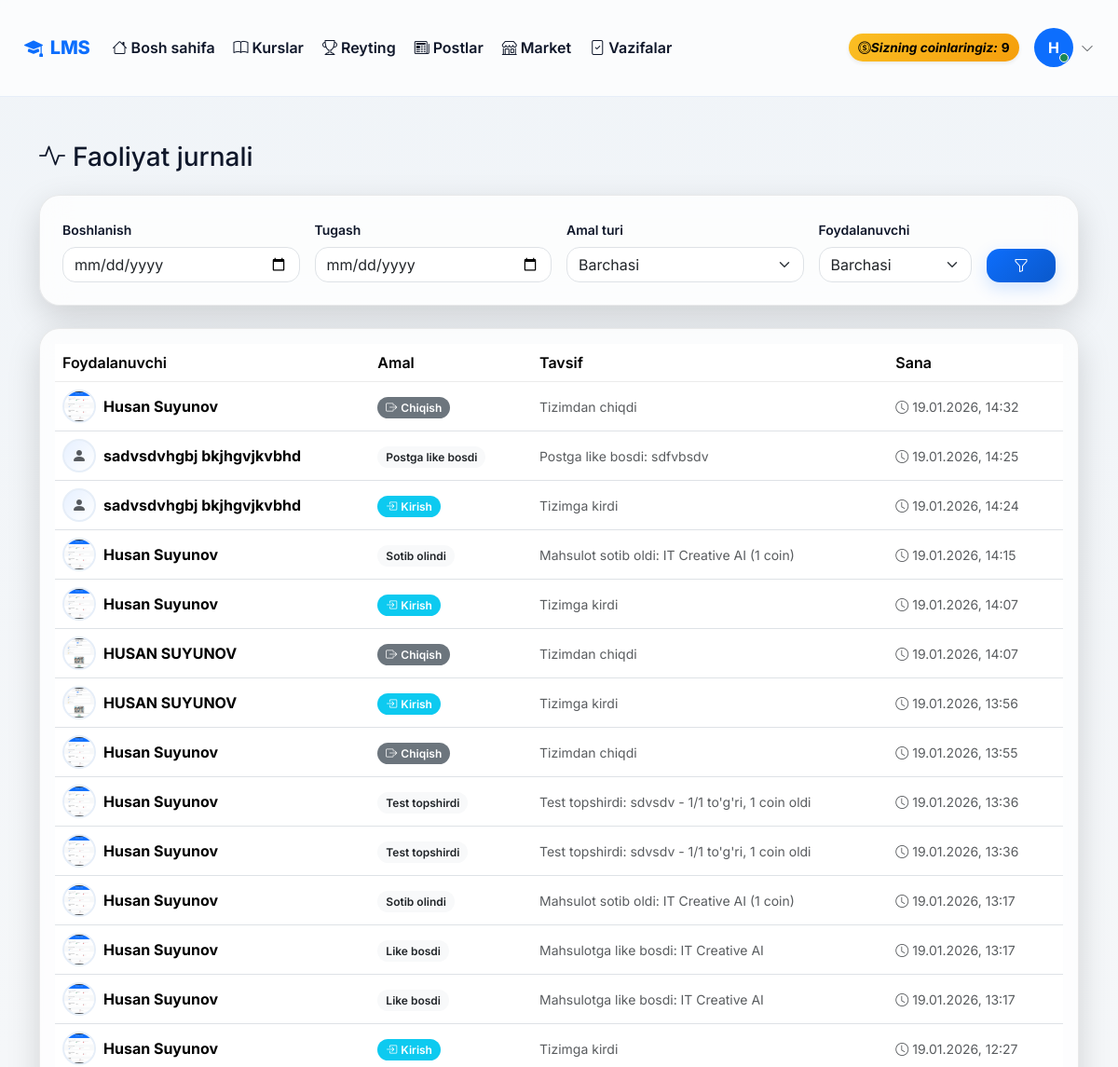
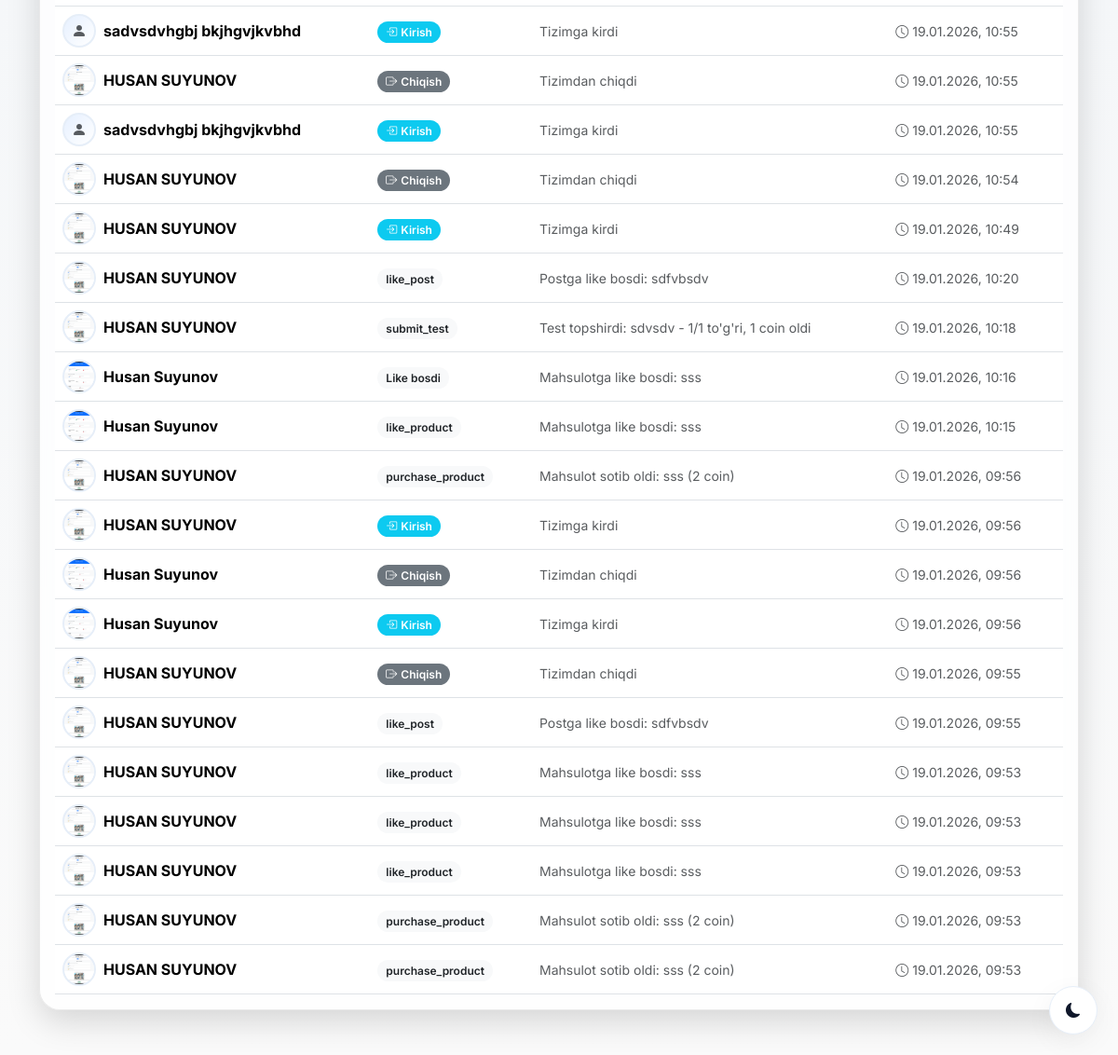
Page /dashboard/activities/ (signed in) on the committed database (2 pictures, top to bottom).
### accounts/models.py (models this page shows, shortened)
class CustomUser(AbstractUser):
    ROLE_CHOICES = (
        ('admin', 'Admin'),
        ('teacher', 'O\'qituvchi'),
        ('student', 'O\'quvchi'),
    )
    first_name = models.CharField(max_length=100, verbose_name="Ism")
    last_name = models.CharField(max_length=100, verbose_name="Familiya")
    phone = models.CharField(max_length=20, unique=True, verbose_name="Telefon raqam")
    role = models.CharField(max_length=20, choices=ROLE_CHOICES, default='student', verbose_name="Rol")
    photo = models.ImageField(upload_to='profiles/', blank=True, null=True, verbose_name="Profil rasmi")
    profession = models.ForeignKey(Profession, on_delete=models.SET_NULL, null=True, blank=True, related_name='students', verbose_name="Yo'nalish")
    is_blocked = models.BooleanField(default=False, verbose_name="Bloklangan")
    last_activity = models.DateTimeField(null=True, blank=True, verbose_name="Oxirgi faollik")
    bio = models.TextField(blank=True, null=True, verbose_name="O'zi haqida")
    coins = models.IntegerField(default=0, verbose_name="Coinlar")
    total_online_time = models.IntegerField(default=0, verbose_name="Jami online vaqt (daqiqa)")
    address = models.CharField(max_length=300, blank=True, null=True, verbose_name="Yashash manzili")
    birth_date = models.DateField(null=True, blank=True, verbose_name="Tug'ilgan kuni")
    id_card = models.FileField(upload_to='documents/id_cards/', blank=True, null=True, verbose_name="ID karta/Pasport")
    birth_certificate = models.FileField(upload_to='documents/birth_certificates/', blank=True, null=True, verbose_name="Tug'ilganlik haqida guvohnoma")
    @property
    def is_admin(self):
        return self.role == 'admin'
    @property
    def is_teacher(self):
        return self.role == 'teacher'
    @property
    def full_name(self):
        return f"{self.first_name} {self.last_name}"
    class Meta:
        verbose_name = "Foydalanuvchi"
        verbose_name_plural = "Foydalanuvchilar"

class ActivityLog(models.Model):
    ACTION_TYPES = (
        ('login', 'Tizimga kirdi'),
        ('logout', 'Tizimdan chiqdi'),
        ('like_post', 'Postga like bosdi'),
        ('comment_post', 'Postga izoh qoldirdi'),
        ('like_product', 'Mahsulotga like bosdi'),
        ('comment_product', 'Mahsulotga izoh qoldirdi'),
        ('submit_homework', 'Vazifa topshirdi'),
        ('homework_graded', 'Vazifasi baholandi'),
        ('submit_test', 'Test topshirdi'),
        ('watch_video', 'Video ko\'rdi'),
        ('enroll_course', 'Kursga yozildi'),
        ('purchase_product', 'Mahsulot sotib oldi'),
        ('earn_coins', 'Coin oldi'),
    )
    user = models.ForeignKey(CustomUser, on_delete=models.CASCADE, related_name='activities')
    action_type = models.CharField(max_length=30, choices=ACTION_TYPES)
    description = models.TextField(verbose_name="Tavsif")
    ip_address = models.GenericIPAddressField(null=True, blank=True)
    created_at = models.DateTimeField(auto_now_add=True)
    class Meta:
        ordering = ['-created_at']
        verbose_name = "Faollik"
        verbose_name_plural = "Faolliklar"

### accounts/views.py (the view)
# urls.py: path('dashboard/activities/', views.admin_activities, name='admin_activities'),
@login_required
def admin_activities(request):
    if not request.user.is_admin:
        return redirect('home')
    activities = ActivityLog.objects.all().select_related('user')
    date_from = request.GET.get('date_from')
    date_to = request.GET.get('date_to')
    action_type = request.GET.get('action_type')
    user_id = request.GET.get('user')
    if date_from:
        from datetime import datetime
        date_from = datetime.strptime(date_from, '%Y-%m-%d')
        activities = activities.filter(created_at__date__gte=date_from)
    if date_to:
        from datetime import datetime
        date_to = datetime.strptime(date_to, '%Y-%m-%d')
        activities = activities.filter(created_at__date__lte=date_to)
    if action_type:
        activities = activities.filter(action_type=action_type)
    if user_id:
        activities = activities.filter(user_id=user_id)
    users = CustomUser.objects.all()
    action_types = ActivityLog.ACTION_TYPES
    return render(request, 'accounts/admin/activities.html', {
        'activities': activities[:500],
        'users': users,
        'action_types': action_types,
    })

### accounts/templates/accounts/admin/activities.html (shortened to what this page needs)
{% extends 'accounts/base.html' %}
{% block content %}
<div class="container my-4 my-md-5">
<div class="d-flex justify-content-between align-items-center mb-4 flex-wrap gap-2">
    <h3 class="m-0">
        <i class="bi bi-activity me-2"></i>Faoliyat jurnali
    </h3>
</div>
<div class="ios-card mb-4">
<div class="p-4">
<form method="get" class="row g-3 align-items-end">
    <div class="col-md-3">
        <label class="form-label small fw-semibold">Boshlanish</label>
        <input type="date" name="date_from"
               class="form-control ios-input"
               value="{{ request.GET.date_from }}">
    </div>
    <div class="col-md-3">
        <label class="form-label small fw-semibold">Tugash</label>
        <input type="date" name="date_to"
               class="form-control ios-input"
               value="{{ request.GET.date_to }}">
    </div>
    <div class="col-md-3">
        <label class="form-label small fw-semibold">Amal turi</label>
        <select name="action_type" class="form-select ios-select">
            <option value="">Barchasi</option>
        </select>
    </div>
    <div class="col-md-2">
        <label class="form-label small fw-semibold">Foydalanuvchi</label>
        <select name="user" class="form-select ios-select">
            <option value="">Barchasi</option>
        </select>
    </div>
    <div class="col-md-1 d-grid">
        <button class="btn btn-primary filter-btn">
            <i class="bi bi-funnel"></i>
        </button>
    </div>
</form>
</div>
</div>
<div class="ios-card">
<div class="p-3">
<div class="table-responsive">
<table class="table align-middle mb-0">
<thead>
<tr>
    <th>Foydalanuvchi</th>
    <th>Amal</th>
    <th>Tavsif</th>
    <th>Sana</th>
</tr>
</thead>
<tbody>
{% for activity in activities %}
<tr>
<td data-label="Foydalanuvchi">
    <div class="d-flex align-items-center gap-2">
        {% if activity.user.photo %}
        <img src="{{ activity.user.photo.url }}" class="avatar">
        {% else %}
        <div class="avatar bg-secondary bg-opacity-25 d-flex align-items-center justify-content-center">
            <i class="bi bi-person-fill text-muted"></i>
        </div>
        {% endif %}
        <strong>{{ activity.user.full_name }}</strong>
    </div>
</td>
<td data-label="Amal">
{% if activity.action_type == 'login' %}
<span class="badge bg-info"><i class="bi bi-box-arrow-in-right me-1"></i>Kirish</span>
{% elif activity.action_type == 'logout' %}
<span class="badge bg-secondary"><i class="bi bi-box-arrow-right me-1"></i>Chiqish</span>
{% elif activity.action_type == 'like' %}
<span class="badge bg-danger"><i class="bi bi-heart-fill me-1"></i>Like</span>
{% elif activity.action_type == 'comment' %}
<span class="badge bg-primary"><i class="bi bi-chat-fill me-1"></i>Izoh</span>
{% elif activity.action_type == 'purchase' %}
<span class="badge bg-success"><i class="bi bi-cart-fill me-1"></i>Xarid</span>
{% elif activity.action_type == 'coin_earned' %}
<span class="badge bg-warning text-dark"><i class="bi bi-coin me-1"></i>Coin</span>
{% elif activity.action_type == 'coin_spent' %}
<span class="badge bg-dark"><i class="bi bi-coin me-1"></i>Sarflandi</span>
{% elif activity.action_type == 'lesson_complete' %}
<span class="badge bg-success"><i class="bi bi-check-circle me-1"></i>Dars</span>
{% elif activity.action_type == 'homework_submit' %}
<span class="badge bg-primary"><i class="bi bi-file-earmark-check me-1"></i>Vazifa</span>
{% else %}
<span class="badge bg-light text-dark">{{ activity.action_type }}</span>
{% endif %}
</td>
<td data-label="Tavsif" class="text-muted small">
    {{ activity.description }}
</td>
<td data-label="Sana">
    <small class="text-muted">
        <i class="bi bi-clock me-1"></i>{{ activity.created_at|date:"d.m.Y, H:i" }}
    </small>
</td>
</tr>
{% endfor %}
</tbody>
</table>
</div>
</div>
</div>
</div>
{% endblock %}

### accounts/templates/accounts/base.html (shortened to what this page needs)
<!DOCTYPE html>
<html lang="uz" data-bs-theme="light">
<head>
    {% load static %}
    <link href="https://cdn.jsdelivr.net/npm/bootstrap@5.3.2/dist/css/bootstrap.min.css" rel="stylesheet">
    <link href="https://cdn.jsdelivr.net/npm/bootstrap-icons@1.11.1/font/bootstrap-icons.css" rel="stylesheet">
</head>
<body>
    <div class="theme-toggle">
        <button class="btn shadow-soft" id="themeToggle" aria-label="Toggle theme">
            <i class="bi bi-moon-fill" id="themeIcon" aria-hidden="true"></i>
        </button>
    </div>
    {% if user.is_authenticated %}
    <nav class="navbar navbar-expand-lg sticky-top">
        <div class="container main-container">
            <a class="navbar-brand d-flex align-items-center gap-2" href="{% url 'home' %}">
                <i class="bi bi-mortarboard-fill"></i>
                <span>LMS</span>
            </a>
            <div class="collapse navbar-collapse" id="navbarNav">
                <ul class="navbar-nav me-auto mb-2 mb-lg-0 align-items-lg-center gap-lg-1">
                    <li class="nav-item">
                        <a class="nav-link {% if request.resolver_match.url_name == 'home' %}active{% endif %}"
                            href="{% url 'home' %}">
                            <i class="bi bi-house me-1"></i>Bosh sahifa
                        </a>
                    </li>
                    <li class="nav-item">
                        <a class="nav-link {% if request.resolver_match.url_name and 'profession' in request.resolver_match.url_name %}active{% endif %}"
                            href="{% url 'professions' %}">
                            <i class="bi bi-book me-1"></i>Kurslar
                        </a>
                    </li>
                    <li class="nav-item">
                        <a class="nav-link {% if request.resolver_match.url_name == 'leaderboard' %}active{% endif %}"
                            href="{% url 'leaderboard' %}">
                            <i class="bi bi-trophy me-1"></i>Reyting
                        </a>
                    </li>
                    <li class="nav-item">
                        <a class="nav-link {% if request.resolver_match.app_names and 'blog' in request.resolver_match.app_names %}active{% endif %}"
                            href="{% url 'blog:post_list' %}">
                            <i class="bi bi-newspaper me-1"></i>Postlar
                        </a>
                    </li>
                    <li class="nav-item">
                        <a class="nav-link {% if 'market' in request.resolver_match.url_name %}active{% endif %}"
                            href="{% url 'market_list' %}">
                            <i class="bi bi-shop me-1"></i>Market
                        </a>
                    </li>
                    {% if user.is_teacher or user.is_admin %}
                    <li class="nav-item">
                        <a class="nav-link {% if request.resolver_match.url_name == 'homework_submissions' %}active{% endif %}"
                            href="{% url 'homework_submissions' %}">
                            <i class="bi bi-file-check me-1"></i>Vazifalar
                        </a>
                    </li>
                    {% endif %}
                </ul>
                <div class="d-flex align-items-center gap-3">
                    <div class="coin-badge d-flex align-items-center gap-1 shadow-sm" title="Sizning coinlaringiz">
                        <i class="bi bi-coin">Sizning coinlaringiz: </i>
                        {{ user.coins|default:0 }}
                    </div>
                    <div class="dropdown">
                        <a class="d-flex align-items-center gap-2 text-decoration-none" data-bs-toggle="dropdown"
                            aria-expanded="false" role="button">
                            <div class="position-relative">
                                {% if user.profile.image and user.profile.image.url %}
                                <img src="{{ user.profile.image.url }}" class="rounded-circle shadow-sm"
                                    style="width:42px;height:42px;object-fit:cover"
                                    alt="{{ user.get_full_name|default:user.username }}">
                                {% elif user.avatar_url %}
                                <img src="{{ user.avatar_url }}" class="rounded-circle shadow-sm"
                                    style="width:42px;height:42px;object-fit:cover"
                                    alt="{{ user.get_full_name|default:user.username }}">
                                {% else %}
                                <div class="rounded-circle bg-primary text-white d-flex align-items-center justify-content-center fw-bold"
                                    style="width:42px;height:42px;">
                                    {{ user.get_full_name|default:user.username|slice:":1"|upper }}
                                </div>
                                {% endif %}
                                <span
                                    class="position-absolute bottom-0 end-0 translate-middle p-1 bg-success border border-white rounded-circle"></span>
                            </div>
                            <i class="bi bi-chevron-down small text-muted"></i>
                        </a>
                    </div>
                </div>
            </div>
        </div>
    </nav>
    {% endif %}
    <main class="main-container">
        {% block content %}{% endblock %}
    </main>
</body>
</html>

### rows in the picture
CustomUser: coins "9", get_full_name "H"
ActivityLog: user.photo (picture), user.full_name "Husan Suyunov", action_type "logout" (drawn), description "Tizimdan chiqdi", created_at "19.01.2026, 14:32"
ActivityLog: user.full_name "sadvsdvhgbj bkjhgvjkvbhd", action_type "Postga like bosdi", description "Postga like bosdi: sdfvbsdv", created_at "19.01.2026, 14:25"
ActivityLog: user.full_name "sadvsdvhgbj bkjhgvjkvbhd", action_type "login" (drawn), description "Tizimga kirdi", created_at "19.01.2026, 14:24"
ActivityLog: user.photo (picture), user.full_name "Husan Suyunov", action_type "Sotib olindi", description "Mahsulot sotib oldi: IT Creative AI (1 coin)", created_at "19.01.2026, 14:15"
ActivityLog: user.photo (picture), user.full_name "Husan Suyunov", action_type "login" (drawn), description "Tizimga kirdi", created_at "19.01.2026, 14:07"
ActivityLog: user.photo (picture), user.full_name "HUSAN SUYUNOV", action_type "logout" (drawn), description "Tizimdan chiqdi", created_at "19.01.2026, 14:07"
ActivityLog: user.photo (picture), user.full_name "HUSAN SUYUNOV", action_type "login" (drawn), description "Tizimga kirdi", created_at "19.01.2026, 13:56"
ActivityLog: user.photo (picture), user.full_name "Husan Suyunov", action_type "logout" (drawn), description "Tizimdan chiqdi", created_at "19.01.2026, 13:55"
ActivityLog: user.photo (picture), user.full_name "Husan Suyunov", action_type "Test topshirdi", description "Test topshirdi: sdvsdv - 1/1 to'g'ri, 1 coin oldi", created_at "19.01.2026, 13:36"
ActivityLog: user.photo (picture), user.full_name "Husan Suyunov", action_type "Test topshirdi", description "Test topshirdi: sdvsdv - 1/1 to'g'ri, 1 coin oldi", created_at "19.01.2026, 13:36"
ActivityLog: user.photo (picture), user.full_name "Husan Suyunov", action_type "Sotib olindi", description "Mahsulot sotib oldi: IT Creative AI (1 coin)", created_at "19.01.2026, 13:17"
ActivityLog: user.photo (picture), user.full_name "Husan Suyunov", action_type "Like bosdi", description "Mahsulotga like bosdi: IT Creative AI", created_at "19.01.2026, 13:17"
ActivityLog: user.photo (picture), user.full_name "Husan Suyunov", action_type "Like bosdi", description "Mahsulotga like bosdi: IT Creative AI", created_at "19.01.2026, 13:17"
ActivityLog: user.photo (picture), user.full_name "Husan Suyunov", action_type "login" (drawn), description "Tizimga kirdi", created_at "19.01.2026, 12:27"
ActivityLog: user.full_name "sadvsdvhgbj bkjhgvjkvbhd", action_type "login" (drawn), description "Tizimga kirdi", created_at "19.01.2026, 10:55"
ActivityLog: user.photo (picture), user.full_name "HUSAN SUYUNOV", action_type "logout" (drawn), description "Tizimdan chiqdi", created_at "19.01.2026, 10:55"
ActivityLog: user.full_name "sadvsdvhgbj bkjhgvjkvbhd", action_type "login" (drawn), description "Tizimga kirdi", created_at "19.01.2026, 10:55"
ActivityLog: user.photo (picture), user.full_name "HUSAN SUYUNOV", action_type "logout" (drawn), description "Tizimdan chiqdi", created_at "19.01.2026, 10:54"
ActivityLog: user.photo (picture), user.full_name "HUSAN SUYUNOV", action_type "login" (drawn), description "Tizimga kirdi", created_at "19.01.2026, 10:49"
ActivityLog: user.photo (picture), user.full_name "HUSAN SUYUNOV", action_type "like_post", description "Postga like bosdi: sdfvbsdv", created_at "19.01.2026, 10:20"
ActivityLog: user.photo (picture), user.full_name "HUSAN SUYUNOV", action_type "submit_test", description "Test topshirdi: sdvsdv - 1/1 to'g'ri, 1 coin oldi", created_at "19.01.2026, 10:18"
ActivityLog: user.photo (picture), user.full_name "Husan Suyunov", action_type "Like bosdi", description "Mahsulotga like bosdi: sss", created_at "19.01.2026, 10:16"
ActivityLog: user.photo (picture), user.full_name "Husan Suyunov", action_type "like_product", description "Mahsulotga like bosdi: sss", created_at "19.01.2026, 10:15"
ActivityLog: user.photo (picture), user.full_name "HUSAN SUYUNOV", action_type "purchase_product", description "Mahsulot sotib oldi: sss (2 coin)", created_at "19.01.2026, 09:56"
ActivityLog: user.photo (picture), user.full_name "HUSAN SUYUNOV", action_type "login" (drawn), description "Tizimga kirdi", created_at "19.01.2026, 09:56"
ActivityLog: user.photo (picture), user.full_name "Husan Suyunov", action_type "logout" (drawn), description "Tizimdan chiqdi", created_at "19.01.2026, 09:56"
ActivityLog: user.photo (picture), user.full_name "Husan Suyunov", action_type "login" (drawn), description "Tizimga kirdi", created_at "19.01.2026, 09:56"
ActivityLog: user.photo (picture), user.full_name "HUSAN SUYUNOV", action_type "logout" (drawn), description "Tizimdan chiqdi", created_at "19.01.2026, 09:55"
ActivityLog: user.photo (picture), user.full_name "HUSAN SUYUNOV", action_type "like_post", description "Postga like bosdi: sdfvbsdv", created_at "19.01.2026, 09:55"
ActivityLog: user.photo (picture), user.full_name "HUSAN SUYUNOV", action_type "like_product", description "Mahsulotga like bosdi: sss", created_at "19.01.2026, 09:53"
ActivityLog: user.photo (picture), user.full_name "HUSAN SUYUNOV", action_type "like_product", description "Mahsulotga like bosdi: sss", created_at "19.01.2026, 09:53"
ActivityLog: user.photo (picture), user.full_name "HUSAN SUYUNOV", action_type "like_product", description "Mahsulotga like bosdi: sss", created_at "19.01.2026, 09:53"
ActivityLog: user.photo (picture), user.full_name "HUSAN SUYUNOV", action_type "purchase_product", description "Mahsulot sotib oldi: sss (2 coin)", created_at "19.01.2026, 09:53"
ActivityLog: user.photo (picture), user.full_name "HUSAN SUYUNOV", action_type "purchase_product", description "Mahsulot sotib oldi: sss (2 coin)", created_at "19.01.2026, 09:53"
